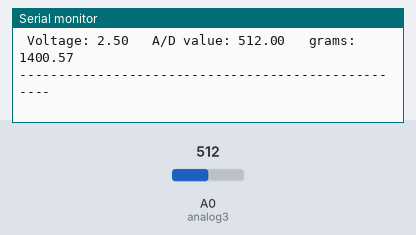
Recording of a sketch running on a simulated Arduino Nano, built with avr-gcc and run on an emulated ATmega328P. Parts: the last lines printed to the serial monitor. The test bench sets the inputs (shaded band); at power-on: A0 (analog3) = 512.

Above: at 1.8 s.
1.9 s: A0 (analog3) set to 716
At 2.6 s:
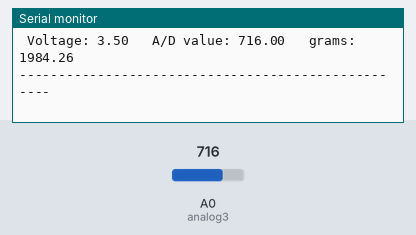
3.4 s: A0 (analog3) set to 900
At 4.8 s:
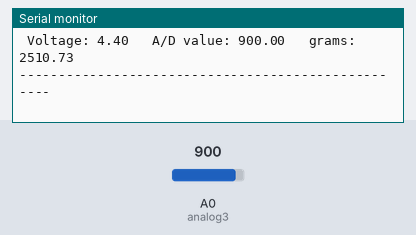
Timing chart, 0 to 6.4 s (numbered marks = the images above; inputs shaded):
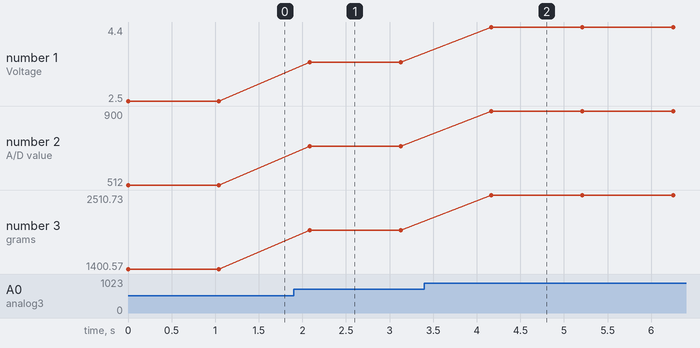

The sketch:

weightMeasurementSystemUsingLoadCell.ino
```cpp
/*
 Programmer Name: Talha Tallat
 Program Name: Weight Measurement System
 Program Description: Arduino Nano was programmed to measure the weight accurately when the load is applied to the load cell
 Date: 20-12-2020
*/

float analog3 = A0;

void setup(){
  // put your setup code here, to run once:
  Serial.begin (9600); //bit rate
}

void loop(){

  float sensorVal = analogRead(analog3); // Read analogue data from input A0 and stored into the "sensorVal" variable

  float vlotage = sensorVal/204.6; // divding by the digital unit

  float grams = (sensorVal-22.5) / 0.3495; // Rescaled using line equation

 Serial.print(" Voltage: ");
 Serial.print(vlotage);

 Serial.print("   A/D value: ");
 Serial.print(sensorVal     );

 Serial.print("   grams: ");
 Serial.print(grams);
 Serial.println("\n---------------------------------------------------");

 delay(1000); // delay of 1 sec
}
```

Measured:
- after the input at 1.9 s, the serial monitor: prints a new line after 0.18 s (image 1)
- after the input at 3.4 s, the serial monitor: prints a new line after 0.77 s (image 2)
- plotted number 1: 2.5 → 3.5 after the input at 1.9 s, 3.5 → 4.4 after the input at 3.4 s
- plotted number 2: 512 → 716 after the input at 1.9 s, 716 → 900 after the input at 3.4 s
- plotted number 3: 1400.57 → 1984.26 after the input at 1.9 s, 1984.26 → 2510.73 after the input at 3.4 s
